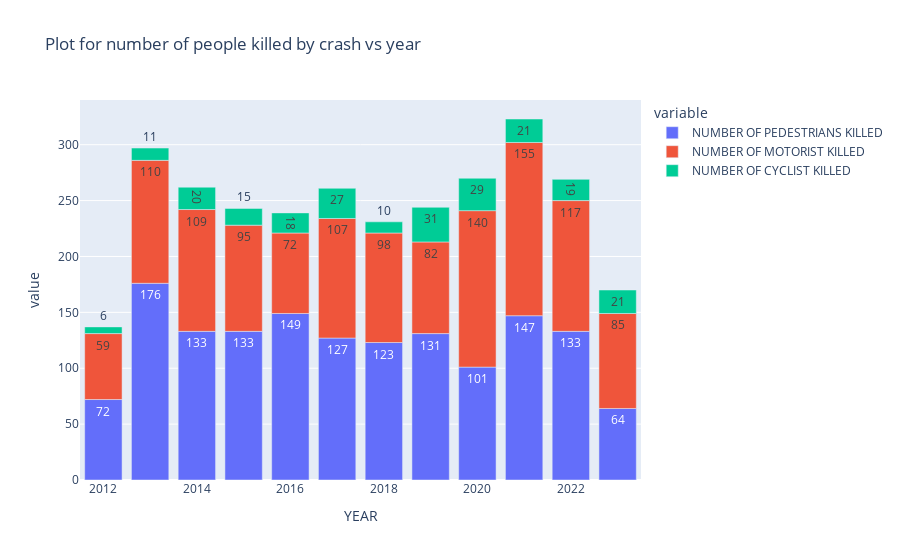

Notebook source saved alongside this figure:
### Code cell
# Ploting a graph for number of people died vs year
MC_plot1 = px.bar(MC_df_group, x='YEAR', y= ['NUMBER OF PEDESTRIANS KILLED', 'NUMBER OF MOTORIST KILLED', 'NUMBER OF CYCLIST KILLED'],
              text_auto=True, title='Plot for number of people killed by crash vs year', width=900)
MC_plot1.show()

### Figure 1 — Plotly figure (JSON) as saved in the notebook; plotly's stock layout.template omitted (floating-point values rounded to 4 significant figures)
{"data": [{"alignmentgroup": "True", "hovertemplate": "variable=NUMBER OF PEDESTRIANS KILLED<br>YEAR=%{x}<br>value=%{y}<extra></extra>", "legendgroup": "NUMBER OF PEDESTRIANS KILLED", "marker": {"color": "#636efa", "pattern": {"shape": ""}}, "name": "NUMBER OF PEDESTRIANS KILLED", "offsetgroup": "NUMBER OF PEDESTRIANS KILLED", "orientation": "v", "showlegend": true, "textposition": "auto", "texttemplate": "%{y}", "type": "bar", "x": [2012, 2013, 2014, 2015, 2016, 2017, 2018, 2019, 2020, 2021, 2022, 2023], "xaxis": "x", "y": [72, 176, 133, 133, 149, 127, 123, 131, 101, 147, 133, 64], "yaxis": "y"}, {"alignmentgroup": "True", "hovertemplate": "variable=NUMBER OF MOTORIST KILLED<br>YEAR=%{x}<br>value=%{y}<extra></extra>", "legendgroup": "NUMBER OF MOTORIST KILLED", "marker": {"color": "#EF553B", "pattern": {"shape": ""}}, "name": "NUMBER OF MOTORIST KILLED", "offsetgroup": "NUMBER OF MOTORIST KILLED", "orientation": "v", "showlegend": true, "textposition": "auto", "texttemplate": "%{y}", "type": "bar", "x": [2012, 2013, 2014, 2015, 2016, 2017, 2018, 2019, 2020, 2021, 2022, 2023], "xaxis": "x", "y": [59, 110, 109, 95, 72, 107, 98, 82, 140, 155, 117, 85], "yaxis": "y"}, {"alignmentgroup": "True", "hovertemplate": "variable=NUMBER OF CYCLIST KILLED<br>YEAR=%{x}<br>value=%{y}<extra></extra>", "legendgroup": "NUMBER OF CYCLIST KILLED", "marker": {"color": "#00cc96", "pattern": {"shape": ""}}, "name": "NUMBER OF CYCLIST KILLED", "offsetgroup": "NUMBER OF CYCLIST KILLED", "orientation": "v", "showlegend": true, "textposition": "auto", "texttemplate": "%{y}", "type": "bar", "x": [2012, 2013, 2014, 2015, 2016, 2017, 2018, 2019, 2020, 2021, 2022, 2023], "xaxis": "x", "y": [6, 11, 20, 15, 18, 27, 10, 31, 29, 21, 19, 21], "yaxis": "y"}], "layout": {"barmode": "relative", "legend": {"title": {"text": "variable"}, "tracegroupgap": 0}, "title": {"text": "Plot for number of people killed by crash vs year"}, "width": 900, "xaxis": {"anchor": "y", "domain": [0, 1], "title": {"text": "YEAR"}}, "yaxis": {"anchor": "x", "domain": [0, 1], "title": {"text": "value"}}}}
